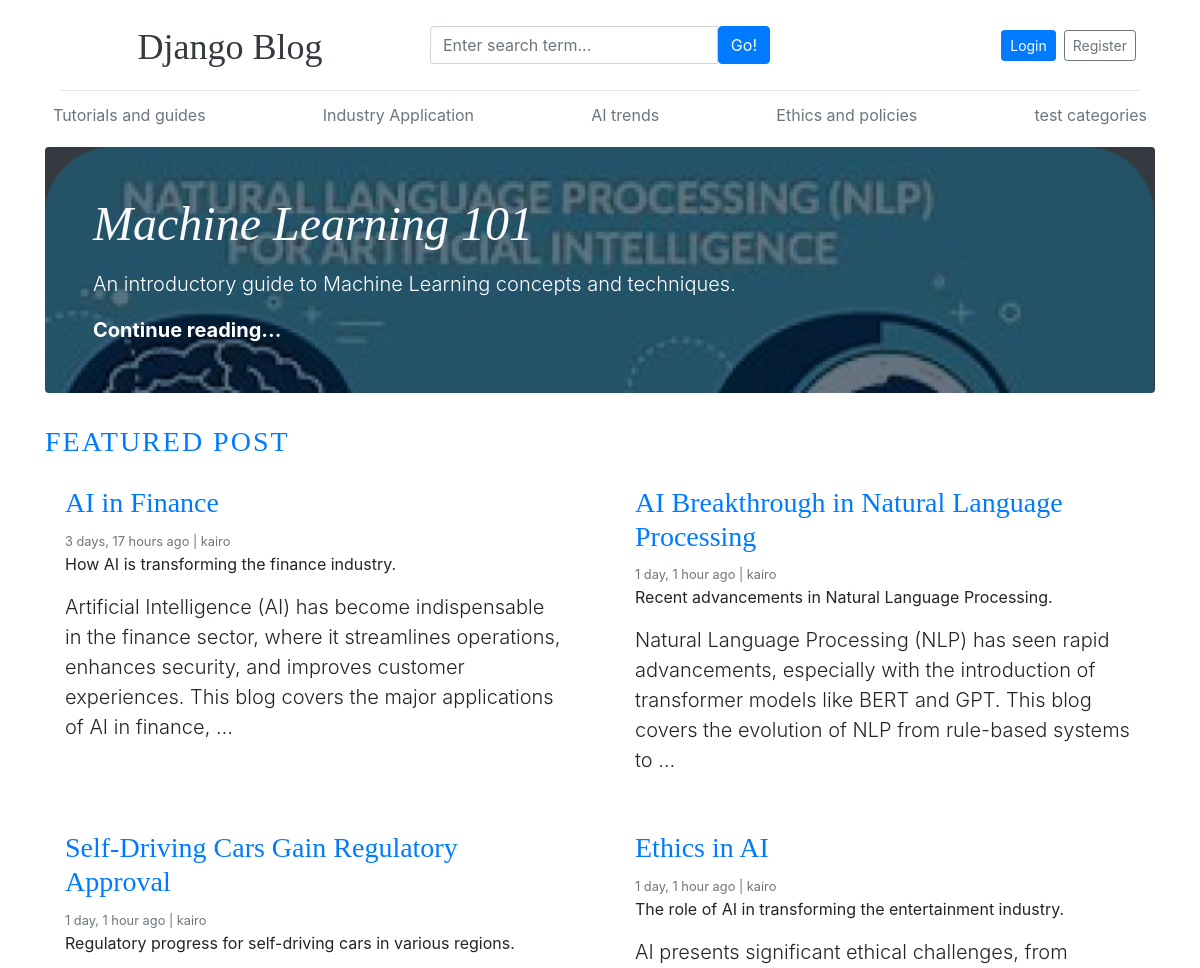
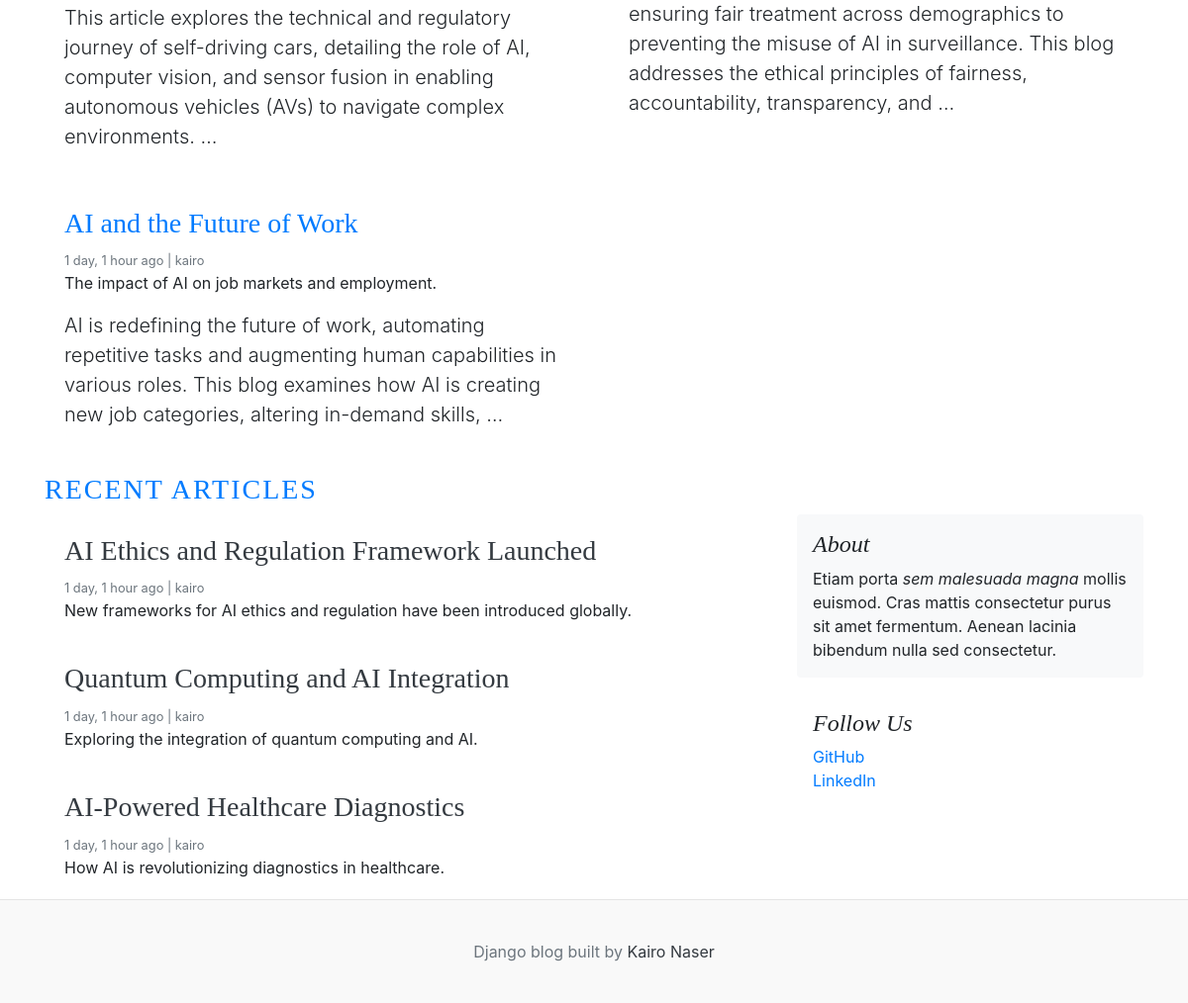
Before: / with the older database file (2 pictures, top to bottom).
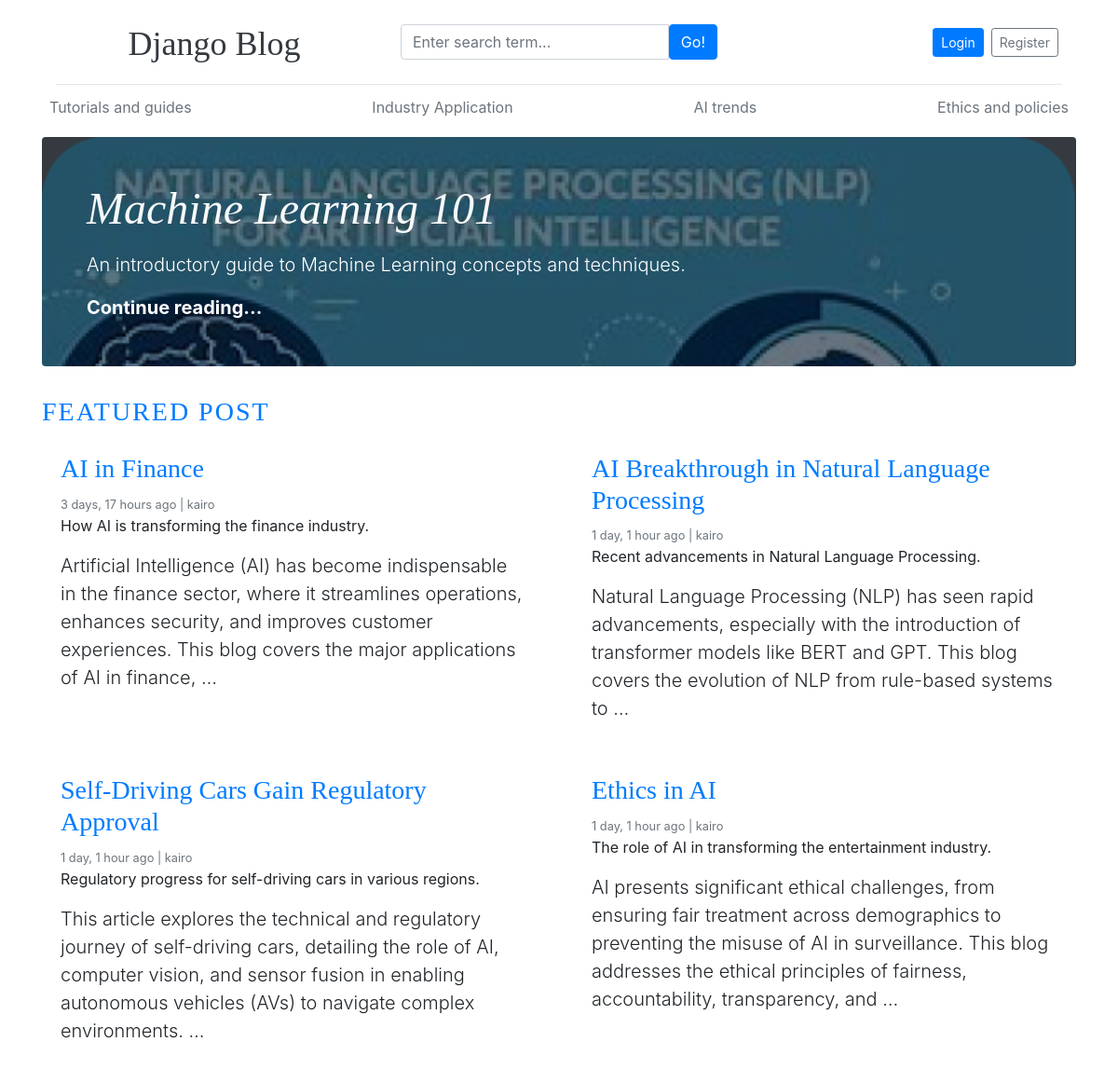
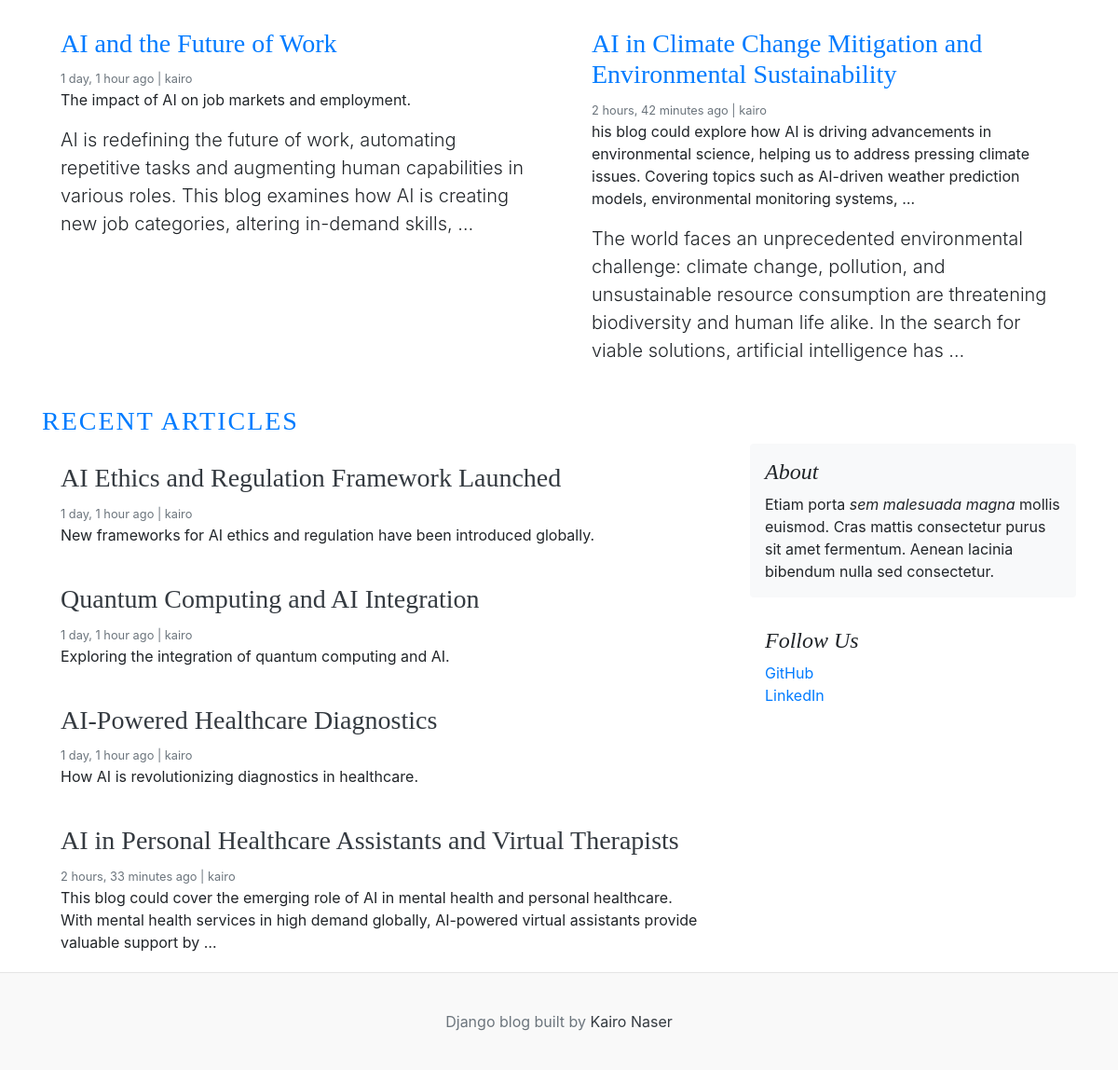
After: the same page with the newer database file (2 pictures, top to bottom).
### blogs/models.py (models this page shows, shortened)
class Category(models.Model):
    category_name = models.CharField(max_length=50, unique=True)
    created_at = models.DateTimeField(auto_now_add=True)
    updated_at = models.DateTimeField(auto_now=True)
    class Meta:
        verbose_name_plural ='Categories'

class Blogs(models.Model):
    title= models.CharField(max_length=100, unique=True)
    slug = models.SlugField(unique=True, blank=True)
    category = models.ForeignKey(Category, on_delete=models.CASCADE)
    author = models.ForeignKey(User , on_delete=models.CASCADE)
    blog_image = models.ImageField(upload_to= 'uploads/%y/%m/%d')
    short_description = models.TextField(max_length=2000)
    blog_body = models.TextField(max_length=10000)
    status = models.CharField(max_length=100 ,choices= STATUS_CHOICE, default='draft')
    is_feacherd =  models.BooleanField(default=False)
    created_at = models.DateTimeField(auto_now_add=True)
    updated_at = models.DateTimeField(auto_now=True)
    class Meta:
        verbose_name_plural ='Blogs'

### blog_main/views.py (the view)
# urls.py: path('', views.home, name="home") ,
def home(request):
    categories = Category.objects.all()
    featured_post = Blogs.objects.filter(is_feacherd=True , status='published')
    posts = Blogs.objects.filter(is_feacherd=False, status='published' )
    context = {
        'categories':categories,
        'featured_post':featured_post,
        'posts':posts,
    }
    return render(request, 'home.html',context)

### blogs/context_processors.py (called while the page is built)
def get_categories(request):
    categories = Category.objects.all()
    return dict(categories=categories)

### templates/home.html (shortened to what this page needs)
{% extends 'base/base.html' %}
{% block content %}
    {%for post in featured_post%}
    {%if forloop.first%}
<div class="jumbotron p-3 p-md-5 text-white rounded bg-dark" style="background-image: url({{post.blog_image.url}});
background-blend-mode: overlay;background-size:cover;">
    <div class="col-md-8 px-0">
      <h1 class="display-4 font-italic"><a href="{% url 'blogs' post.slug %}" class="text-light">{{post.title}}</a></h1>
      <p class="lead my-3">{{post.short_description | truncatewords:30}}</p>
      <p class="lead mb-0"><a href="#" class="text-white font-weight-bold">Continue reading...</a></p>
    </div>
  </div>
  {% endif %}
{% endfor%}
 <h3 class="text-uppercase text-primary" style="letter-spacing: 2px;">Featured Post</h3>
  <div class="row mb-2">
    {%for post in  featured_post%}
      {% if not forloop.first %}
    <div class="col-md-6 col-sm-12 col-xs-12">
      <div class="card border-0" >
        <div class="card-body">
          <h3><a href="{% url 'blogs' post.slug %}" class="text-primary">{{post.title}}</a></h3>
          <small class="mb-1 text-muted">{{post.created_at | timesince}} ago | {{post.author}}</small>
          <p class="card-text">{{post.short_description | truncatewords:30}}</p>
          <p class="lead my-3">{{post.blog_body | truncatewords:30}}</p>
        </div>
      </div>
    </div>
     {% endif  %}
    {% endfor %}
  </div>
  <h3 class="text-uppercase text-primary" style="letter-spacing: 2px;">Recent Articles</h3>
  <main role="main" class="container p-0">
    <div class="row">
      <div class="col-md-8 blog-main">
        {% for post in posts %}
        <div class="card border-0" >
          <div class="card-body">
            <h3><a href="{% url 'blogs' post.slug %}" class="text-dark">{{post.title}}</a></h3>
            <small class="mb-1 text-muted">{{post.created_at | timesince}} ago | {{post.author}}</small>
            <p class="card-text">{{post.short_description | truncatewords:30}}</p>
          </div>
        </div>
        {% endfor %}
      </div>
      <aside class="col-md-4 blog-sidebar">
        <div class="p-3 mb-3 bg-light rounded">
          <h4 class="font-italic">About</h4>
          <p class="mb-0">Etiam porta <em>sem malesuada magna</em> mollis euismod. Cras mattis consectetur purus sit amet fermentum. Aenean lacinia bibendum nulla sed consectetur.</p>
        </div>
        <div class="p-3">
          <h4 class="font-italic">Follow Us</h4>
          <ol class="list-unstyled">
            <li><a href="#">GitHub</a></li>
            <li><a href="#">LinkedIn</a></li>
          </ol>
        </div>
      </aside>
    </div>
  </main>
</div>
{% endblock %}<!--

### templates/base/base.html
 {% include './header.html' %}
{% block content %}
{% endblock %}
  {% include './footer.html' %}

### templates/base/header.html (shortened to what this page needs)
{%load static%}
<!DOCTYPE html>
<html lang="en">
<head>
    <link href="https://getbootstrap.com/docs/4.0/dist/css/bootstrap.min.css" rel="stylesheet">
    <link rel="stylesheet" href="{%static 'css/blog.css'%}">
    <link rel="stylesheet" href="https://cdnjs.cloudflare.com/ajax/libs/font-awesome/6.6.0/css/fontawesome.min.css" />
    <link rel="stylesheet" href="https://cdnjs.cloudflare.com/ajax/libs/font-awesome/4.7.0/css/font-awesome.min.css">
  </head>
<body>
    <div class="container"><div class="container">
      <header class="blog-header py-3">
        <div class="row justify-content-between align-items-center">
          <div class="col-12 col-md-4 pt-1 text-center text-md-start">
            <a class="blog-header-logo text-dark" href="/">Django Blog</a>
          </div>
          <div class="col-12 col-md-4 my-2 my-md-0">
            <form action="{% url 'search' %}" method="GET" class="d-flex justify-content-center">
              <div class="input-group">
                <input
                  class="form-control"
                  name="keyword"
                  type="text"
                  placeholder="Enter search term..."
                  aria-label="Enter search term..."
                  aria-describedby="button-search"
                  required
                />
                <button type="submit" class="btn btn-primary" id="button-search">Go!</button>
              </div>
            </form>
          </div>
          <div class="col-12 col-md-4 d-flex justify-content-center justify-content-md-end align-items-center">
            {% if not user.is_authenticated %}
            <a class="btn btn-sm btn-primary mx-1" href="{% url 'login' %}">Login</a>
            <a class="btn btn-sm btn-outline-secondary mx-1" href="{% url 'register' %}">Register</a>
            {% else %}
            <a href="{% url 'dashboard' %}" class="btn btn-sm btn-primary mx-1">Dashboard</a>
            <a href="{% url 'logout' %}" class="btn btn-sm btn-outline-secondary mx-1">Logout</a>
            {% endif %}
          </div>
        </div>
      </header>
    </div>
      <div class="nav-scroller py-1 mb-2">
        <nav class="nav d-flex justify-content-between">
          {%for cat in categories%}
          <a class="p-2 text-muted" href="{% url 'posts_by_category' cat.id %}">{{cat.category_name}}</a>
         {%endfor%}
        </nav>
      </div>

### templates/base/footer.html
<footer class="blog-footer text-center">
    <p class="text-muted">Django blog built by <a href="#" class="text-dark">Kairo Naser</a></p>
  </footer>
</body>
</html>

### templates/base/header.html (style rules this page uses)
.blog-header { border-bottom: 1px solid #e5e5e5; }
.blog-header-logo { font-family: "Playfair Display", Georgia, "Times New Roman", serif; font-size: 2.25rem; }
h1, h2, h3, h4, h5, h6 { font-family: "Playfair Display", Georgia, "Times New Roman", serif; }
.display-4 { font-size: 2.5rem; }
@media (min-width: 768px) { .display-4 { font-size: 3rem; } }
.blog-footer { padding: 2.5rem 0; color: #727272; text-align: center; background-color: #f9f9f9; border-top: .05rem solid #e5e5e5; }
.blog-footer p:last-child { margin-bottom: 0; }

Changed rows visible on the page:
removed Category: category_name "test categories"
added Blogs: title "AI in Climate Change Mitigation and Environmental Sustainability", created_at "2 hours, 42 minutes", author "kairo", short_description "his blog could explore how AI is driving advancements in environmental science, helping us to address pressing climate issues. Covering topics such as AI-driven weather prediction models, environmental monitoring systems, …", blog_body "The world faces an unprecedented environmental challenge: climate change, pollution, and unsustainable resource consumption are threatening biodiversity and human life alike. In the search for viable solutions, artificial intelligence has …", shown under "FEATURED POST"
added Blogs: title "AI in Personal Healthcare Assistants and Virtual Therapists", created_at "2 hours, 33 minutes", author "kairo", short_description "This blog could cover the emerging role of AI in mental health and personal healthcare. With mental health services in high demand globally, AI-powered virtual assistants provide valuable support by …", shown under "RECENT ARTICLES"
